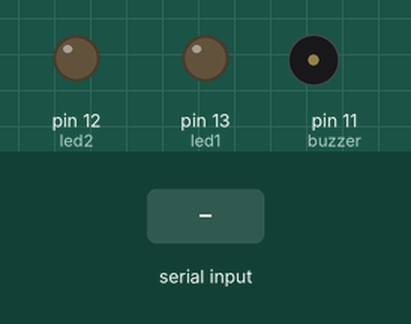
This sketch was run on a simulated Arduino Uno, built with avr-gcc and run on an emulated ATmega328P. On the bench: output pins drawn as LEDs (lit = HIGH), buzzer (waves = sounding, pin HIGH). Inputs (shaded band) come from the test bench. What the sketch prints to the serial monitor is not drawn.

Above: at 0.9 s.
1.0 s: "*\n" received over Serial
3.5 s: byte 42 ('*') received over Serial
6.0 s: "1\n" received over Serial
At 8.3 s:
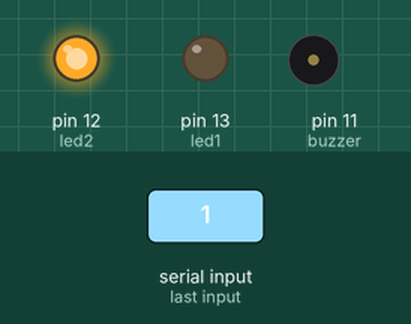
9.0 s: "0\n" received over Serial
At 10.8 s:
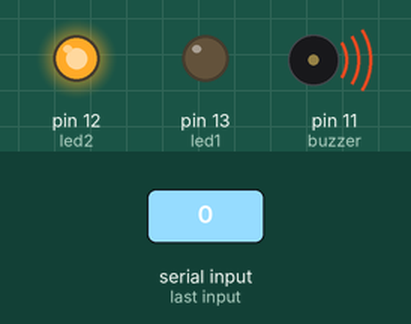
12.0 s: "2\n" received over Serial
At 15.3 s:
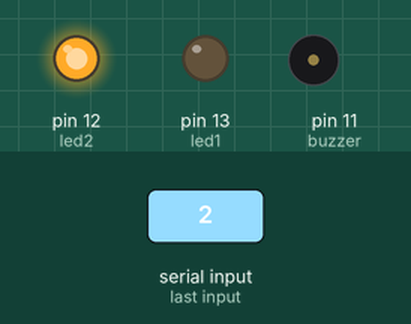
Timing chart, 0 to 16.0 s (numbered marks = the images above; inputs shaded):
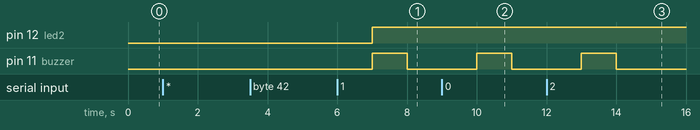

The sketch:

ssid.ino
```cpp
int led1=13,led2=12,buzzer=11; //Pin Declaration
String ssid,password;
void setup() {
  pinMode(13,OUTPUT); //selecting output mode for pin 13
  pinMode(12,OUTPUT); //selecting output mode for pin 12
  pinMode(11,OUTPUT); //selecting output mode for pin 11
  Serial.begin(9600); //selecting baud rate
  ssid=id(); //calling function to save ssid
  password=ps(); // calling function to save password

}
String id() // this functin will return the value of entered ssid
{
  Serial.print("Enter ssid: ");
  check:
  char ch=Serial.read(); //read the first character
  if(ch=='*') //string is saved only if followed by *
  {
    String str=Serial.readString(); //read the string
    Serial.print('\n');
    Serial.print("Entered SSID is: ");
    Serial.println(str);
    return str;

  }
  else
  {
    goto check;
  }

}
String ps() // this functin will return the value of entered password
{
  Serial.print("Enter Password: ");
  check:
  char ch=Serial.read(); //read the first character
  if(ch=='*') //string is saved only if followed by *
  {
    String str=Serial.readString(); //read the string
    Serial.print('\n');
    Serial.print("Entered Password is: ");
    Serial.println(str);
    Serial.println("Enter ID for verification: ");
    return str;

  }
  else
  {
    goto check;
  }

}


void loop()// compare the saved value of ssid and password with new entered values
{
  if(Serial.available())
  {
  Serial.print("Entered SSID for your verification: ");
  String str=Serial.readString();
  Serial.println(str);
  if( str==ssid  )
  {

   Serial.println("ID is Correct");
   {
    Serial.print("Enter Password for your verification: ");
    String a=Serial.readString();
    Serial.print('\n');
    Serial.print("Entered password for your verification: ");
    Serial.print(a);
    Serial.print('\n');
    if( a==password  ) // loop to blink green led and buzzer if both id and password is correct
    {


     Serial.print("Password is Correct");
     digitalWrite(led1,HIGH);
     digitalWrite(led2,LOW);
     digitalWrite(buzzer,HIGH);
     delay(250);
     digitalWrite(buzzer,LOW);
     delay(50);
     digitalWrite(buzzer,HIGH);
     delay(250);
     digitalWrite(buzzer,LOW);
    }
        else if(a!=password) // loop to blink red led and buzzer if password is incorrect
  {

    digitalWrite(led2,HIGH);
    digitalWrite(buzzer,HIGH);
    digitalWrite(led1,LOW);
    delay(1000);
    digitalWrite(buzzer,LOW);
    Serial.print('\n');
    Serial.println("Password is InCorrect");

  }

    }
     }
     else if(str!=ssid) // loop to blink red led and buzzer if id is incorrect
  {

    digitalWrite(led2,HIGH);
    digitalWrite(buzzer,HIGH);
    digitalWrite(led1,LOW);
    delay(1000);
    digitalWrite(buzzer,LOW);
    Serial.println("ID is InCorrect");

  }

  }
}
```

Measured:
- after the input at 1.0 s, every drawn part: stays the same
- after the input at 3.5 s, every drawn part: stays the same
- after the input at 6.0 s, pin 12 (led2): LOW → HIGH after 1.0 s; pin 11 (buzzer): LOW → HIGH after 1.0 s, → LOW 1.0 s later
- after the input at 9.0 s, pin 11 (buzzer): LOW → HIGH after 1.0 s, → LOW 1.0 s later
- after the input at 12.0 s, pin 11 (buzzer): LOW → HIGH after 1.0 s, → LOW 1.0 s later
